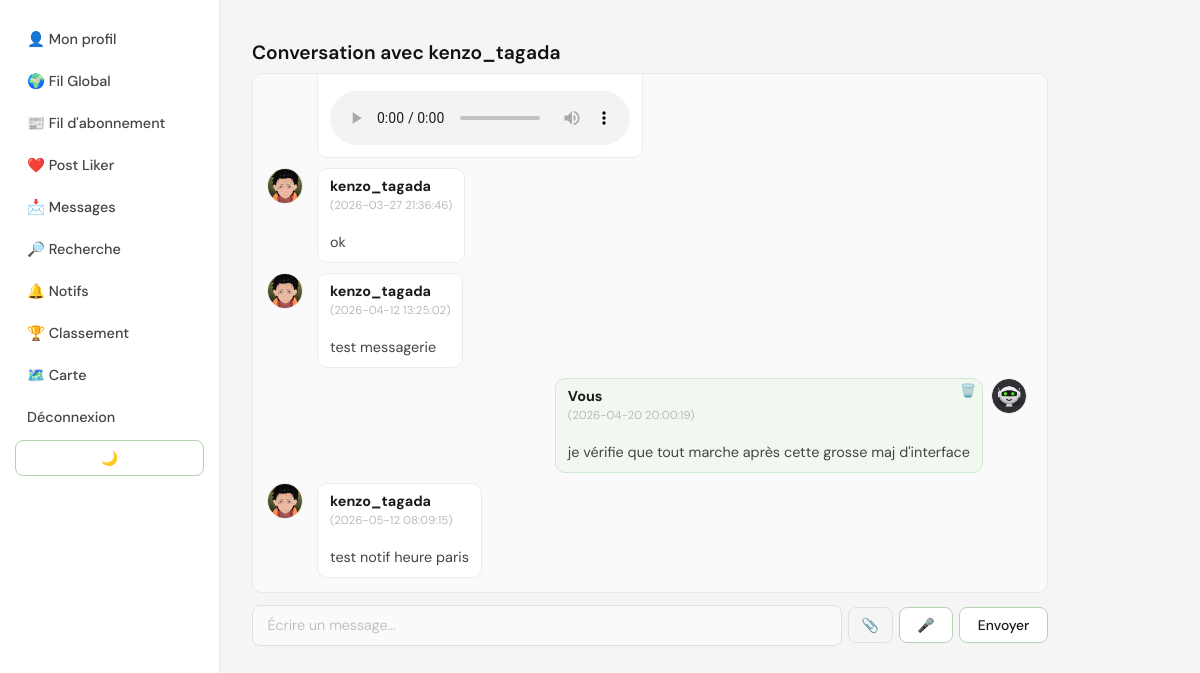
The page /message/1 (signed in) on the database its author committed.
### tables this page shows
CREATE TABLE users (
            id INTEGER PRIMARY KEY AUTOINCREMENT,
            username TEXT NOT NULL,
            email TEXT NOT NULL UNIQUE,
            password TEXT NOT NULL
        , avatar_url TEXT, bio TEXT, created_at TEXT, last_seen TIMESTAMP, last_login_date DATE, streak_days INTEGER DEFAULT 0, latitude REAL, longitude REAL, photo_url TEXT, banner_url TEXT, border_color TEXT DEFAULT '#4CAF50');

CREATE TABLE messages (
            id INTEGER PRIMARY KEY AUTOINCREMENT,
            sender_id INTEGER NOT NULL,
            receiver_id INTEGER NOT NULL,
            content TEXT NOT NULL,
            created_at TIMESTAMP DEFAULT CURRENT_TIMESTAMP, audio_url TEXT, audio_mime TEXT, seen INTEGER DEFAULT 0, media_url TEXT, media_mime TEXT, image_url TEXT,
            FOREIGN KEY(sender_id) REFERENCES users(id),
            FOREIGN KEY(receiver_id) REFERENCES users(id)
        );

### __init__.py (the view, shortened to what this page needs)
@app.route('/message/<int:receiver_id>', methods=['GET', 'POST'])
def message(receiver_id):
    if 'user_id' not in session:
        return redirect(url_for('connexion'))
    user_id = session['user_id']
    conn = get_db_connection()
    cursor = conn.cursor()
    cursor.execute('SELECT id, username, avatar_url FROM users WHERE id = ?', (receiver_id,))
    receiver = cursor.fetchone()
    if not receiver:
        cursor.close()
        conn.close()
        return "Utilisateur introuvable", 404
    cursor.execute('''
        SELECT m.id, m.sender_id, m.receiver_id, m.content,
               m.audio_url, m.audio_mime, m.image_url, m.created_at,
               u.username AS sender_name,
               u.avatar_url AS sender_avatar
        FROM messages m
        JOIN users u ON m.sender_id = u.id
        WHERE (m.sender_id = ? AND m.receiver_id = ?)
           OR (m.sender_id = ? AND m.receiver_id = ?)
        ORDER BY m.created_at ASC
    ''', (user_id, receiver_id, receiver_id, user_id))
    messages = [
        {
            'id': m['id'],
            'sender_id': m['sender_id'],
            'receiver_id': m['receiver_id'],
            'content': m['content'],
            'audio_url': m['audio_url'],
            'audio_mime': m['audio_mime'],
            'image_url': m['image_url'],
            'created_at': m['created_at'],
            'sender_name': m['sender_name'],
            'sender_avatar': m['sender_avatar']
        }
        for m in cursor.fetchall()
    ]
    cursor.close()
    conn.close()
    return render_template('message.html', receiver=receiver, messages=messages)

### __init__.py (called while the page is built)
def to_paris_time(utc_string):
    if not utc_string:
        return ""
    utc = pytz.utc
    paris = pytz.timezone('Europe/Paris')
    dt = datetime.strptime(utc_string, '%Y-%m-%d %H:%M:%S')
    dt = utc.localize(dt)
    paris_dt = dt.astimezone(paris)
    return paris_dt.strftime('%Y-%m-%d %H:%M:%S')

def get_db_connection():
    conn = sqlite3.connect(DB_PATH)
    conn.row_factory = sqlite3.Row
    conn.execute("PRAGMA foreign_keys = ON")
    conn.execute("PRAGMA journal_mode=WAL")
    return conn

### templates/message.html (shortened to what this page needs)
<!DOCTYPE html>
<html lang="fr">
<head>
    <link rel="stylesheet" href="{{ url_for('static', filename='message.css') }}">
</head>
<body>
<header>
    <nav>
        <a href="{{ url_for('profil') }}">👤 Mon profil</a>
		<a href="{{ url_for('feed_global') }}">🌍 Fil Global</a>
        <a href="{{ url_for('feed_abonnement') }}">📰 Fil d'abonnement</a>
		<a href="{{ url_for('posts_likes') }}">❤️ Post Liker</a>
        <a href="{{ url_for('messagerie') }}">📩 Messages</a>
		<a href="{{ url_for('recherche') }}">🔎 Recherche</a>
        <a href="{{ url_for('notifications') }}">🔔 Notifs</a>
        <a href="{{ url_for('leaderboard') }}">🏆 Classement</a>
        <a href="{{ url_for('carte') }}">🗺️ Carte</a>
        <a href="{{ url_for('deconnexion') }}">Déconnexion</a>
		<button id="themeToggle">🌙</button>
    </nav>
</header>
<main>
<h2>
{% if groupe %}
    Groupe : {{ groupe.name }}
{% else %}
    Conversation avec {{ receiver.username }}
{% endif %}
</h2>
<div id="chat-messages">
    {% if messages %}
        {% for msg in messages %}
        <div class="chat-message {% if msg.sender_id == session['user_id'] %}me{% endif %}" data-id="{{ msg.id }}">
            <img src="{{ url_for('static', filename='avatars/' ~ (msg.sender_avatar if msg.sender_avatar else 'default.png')) }}"
                 alt="Avatar" class="avatar">
            <div class="message-content">
                <strong>
                    {% if msg.sender_id == session['user_id'] %}
                        Vous
                    {% else %}
                        {{ msg.sender_name if msg.sender_name else 'Utilisateur inconnu' }}
                    {% endif %}
                </strong>
                <small>({{ msg.created_at | paris_time }})</small>
                {% if msg.sender_id == session['user_id'] %}
                    <button class="delete-btn" onclick="deleteMessage({{ msg.id }})">🗑️</button>
                {% endif %}
                <br>
                {% if msg.content %}
                    <p>{{ msg.content | e }}</p>
                {% endif %}
                {% if msg.audio_url %}
                    <audio controls preload="metadata">
                        <source src="{{ url_for('serve_audio', filename=msg.audio_url) }}" type="{{ msg.audio_mime or 'audio/ogg' }}">
                    </audio>
                {% endif %}
            </div>
        </div>
        {% endfor %}
    {% else %}
        <p>Aucun message.</p>
    {% endif %}
</div>
<form id="chat-form" method="POST" enctype="multipart/form-data">
    <input type="text" id="chat-input" name="content" placeholder="Écrire un message...">
    <label for="chat-image-input" style="cursor:pointer;">📎</label>
    <button type="button" id="record-btn">🎤</button>
    <button type="submit" id="send-btn">Envoyer</button>
</form>
</main>
</body>
</html>

### static/message.css (style rules this page uses)
*, *::before, *::after { box-sizing: border-box; margin: 0; padding: 0; }
body { font-family: 'DM Sans', sans-serif; background-color: #f5f5f5; color: #1a1a1a; display: flex; min-height: 100vh; }
header { background-color: #fff; padding: 20px 15px; border-right: 1px solid #e8e8e8; position: fixed; left: 0; top: 0; height: 100vh; width: 220px; overflow-y: auto; z-index: 100; }
nav { display: flex; flex-direction: column; gap: 4px; }
nav a { color: #444; text-decoration: none; font-weight: 500; font-size: 0.9rem; padding: 10px 12px; border-radius: 8px; transition: background 0.15s, color 0.15s; display: block; }
main { margin-left: 220px; flex: 1; padding: 24px 32px; min-height: 100vh; max-width: 860px; }
h2 { font-size: 1.2rem; font-weight: 600; color: #111; margin: 1rem 0 0.5rem; }
a { color: #3d7a55; font-weight: 500; text-decoration: none; transition: color 0.2s; }
input[type="text"], input[type="email"], input[type="password"], input[type="search"] { padding: 0.65rem 0.9rem; border: 1.5px solid #e0e0e0; border-radius: 8px; font-family: 'DM Sans', sans-serif; font-size: 0.9rem; color: #1a1a1a; background: #fafafa; outline: none; transition: border-color 0.2s, box-shadow 0.2s; }
input::placeholder { color: #bbb; font-weight: 300; }
button, button[type="submit"] { padding: 0.5rem 1.1rem; background: #fff; color: #1a1a1a; border: 1.5px solid #b4d3b2; border-radius: 8px; font-family: 'DM Sans', sans-serif; font-size: 0.87rem; font-weight: 500; cursor: pointer; transition: background 0.2s, border-color 0.2s; }
#chat-messages { border: 1px solid #e8e8e8; padding: 14px; border-radius: 10px; max-height: 520px; overflow-y: auto; margin-bottom: 12px; background: #fafafa; display: flex; flex-direction: column; gap: 10px; }
.chat-message.me { flex-direction: row-reverse; }
.chat-message.me .message-content { background: #f0f8f0; border-color: #d0e8cf; }
#chat-form { display: flex; gap: 6px; align-items: center; }
#chat-form input[type="text"] { flex: 1; }
#chat-form label { padding: 0.5rem 0.8rem; border: 1.5px solid #e0e0e0; border-radius: 8px; cursor: pointer; font-size: 0.88rem; transition: background 0.2s; }
#chat-form button { margin-top: 0; }
audio { max-width: 100%; border-radius: 8px; margin-top: 4px; }
.delete-btn { background: none; border: none; color: #e05252; cursor: pointer; font-size: 0.8rem; position: absolute; top: 3px; right: 6px; padding: 0; }

### rows shown on the page
users: username "kenzo_tagada"
messages: avatar_url (picture), username "kenzo_tagada", created_at|paris_time "2026-03-27 21:36:46", content "ok"
messages: avatar_url (picture), username "kenzo_tagada", created_at|paris_time "2026-04-12 13:25:02", content "test messagerie"
messages: avatar_url (picture), shows "Vous", created_at|paris_time "2026-04-20 20:00:19", content "je vérifie que tout marche après cette grosse maj d'interface"
messages: avatar_url (picture), username "kenzo_tagada", created_at|paris_time "2026-05-12 08:09:15", content "test notif heure paris"
